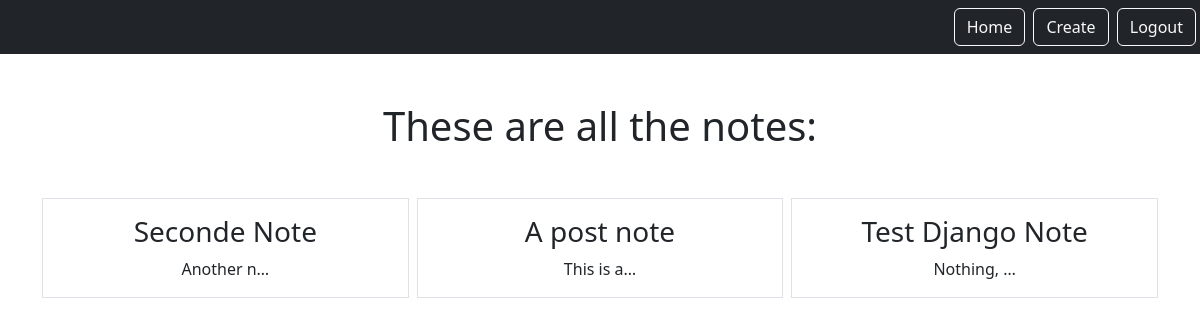
Page /smart/notes/ (signed in) on the earlier database version.
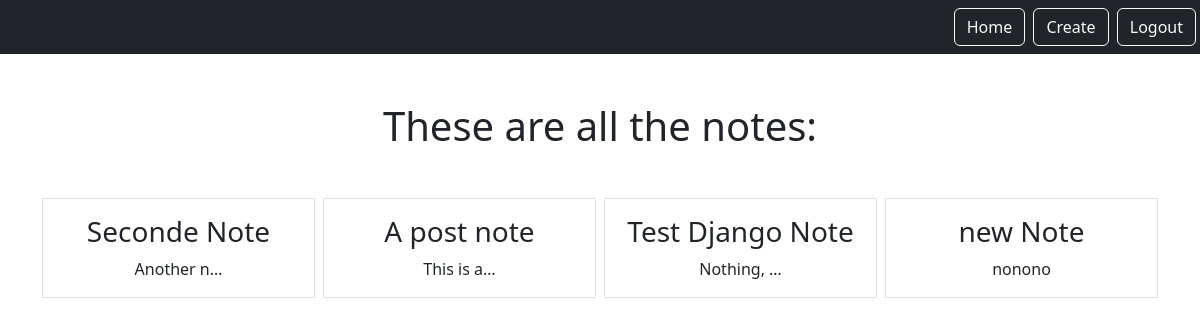
Same page on the later database version.
### notes/models.py (models this page shows)
class Notes(models.Model):
    title = models.CharField(max_length=200)
    text = models.TextField()
    created = models.DateTimeField(auto_now_add=True)
    user = models.ForeignKey(User, on_delete=models.CASCADE, related_name="notes")

### notes/views.py (the view)
# urls.py: path('notes/', views.NotesListView.as_view(), name="notes.list"),
class NotesListView(LoginRequiredMixin, ListView):
    model = Notes
    context_object_name = "notes"
    template_name = "notes/notes_list.html"
    login_url = "/login"
    def get_queryset(self):
        return self.request.user.notes.all()

### notes/templates/notes/notes_list.html
{% extends "base.html" %}
{% block content %}
    <h1 class="my-5">These are all the notes:</h1>
    <div class="row row-cols3 g-2">
        {% for note in notes %}
            <div class="col">
                <div class="p-3 border">
                    <a
                        href="{% url 'notes.detail' pk=note.id %}"
                        class="text-dark text-decoration-none"
                    >
                        <h3>{{note.title}}</h3>
                    </a>
                        {{note.text | truncatechars:10}}
                </div>
            </div>
        {% endfor %}
    </div>
{% endblock %}

### static/templates/base.html (shortened to what this page needs)
{% load static %}
<html>
    <head>
        <link rel="stylesheet" href="https://cdn.jsdelivr.net/npm/bootstrap@5.2.3/dist/css/bootstrap.min.css">
    </head>
    <body>
        <nav class="navbar navbar-dark bg-dark">
            <div class="ms-auto">
                {% if user.is_authenticated %}
                    <a href="{% url 'notes.list' %}" class="btn btn-outline-light me-1">Home</a>
                    <a href="{% url 'notes.new' %}" class="btn btn-outline-light me-1">Create</a>
                    <a href="{% url 'logout' %}" class="btn btn-outline-light me-1">Logout</a>
                {% else %}
                    <a href="{% url 'signup' %}" class="btn btn-outline-light me-1">Signup</a>
                    <a href="{% url 'login' %}" class="btn btn-outline-light me-1">Login</a>
                {% endif %}
            </div>
        </nav>
        <div class="my-5 text-center container">
            {% block content %}
            {% endblock %}
        </div>
    </body>
</html>

Differences in the rows shown:
added Notes: title "new Note", text "nonono"
